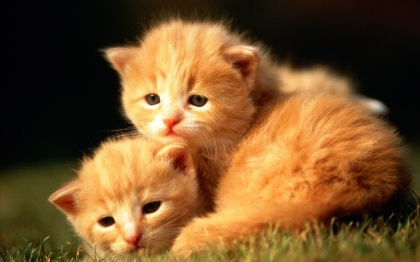
#> input picture cat.jpg, 420 x 262 px, given in place of cat.jpeg, which was not available
$ python '深浅拷贝.py'
#> lines starting #> are read from the running program, lines starting #| are printed output that depends on the picture; after the words box and inside, x2 and y2 are one past the last pixel; in counts of white or black regions, pixels touching at a corner belong together
import cv2
import numpy as np

img = cv2.imread('./cat.jpeg')
#> img is the input picture: shape (262, 420, 3); mean B, G, R 42.1, 82.2, 117.5

#浅拷贝
img2 = img.view()

#深拷贝
img3 = img.copy()

img[10:100, 10:100] = [0, 0, 255]
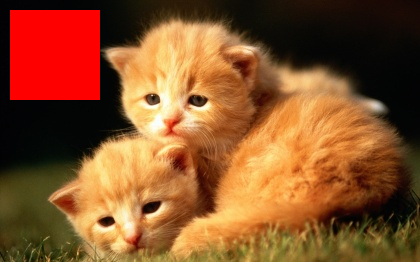
#> img: shape (262, 420, 3); 7.36% of pixels changed, all inside (x1, y1, x2, y2) = (10, 10, 100, 100)

cv2.imshow('img', img)
cv2.imshow('img2', img2)
cv2.imshow('img3', img3)

cv2.waitKey(0)
cv2.destroyAllWindows()

$ run again, with dog.jpg copied over cat.jpg
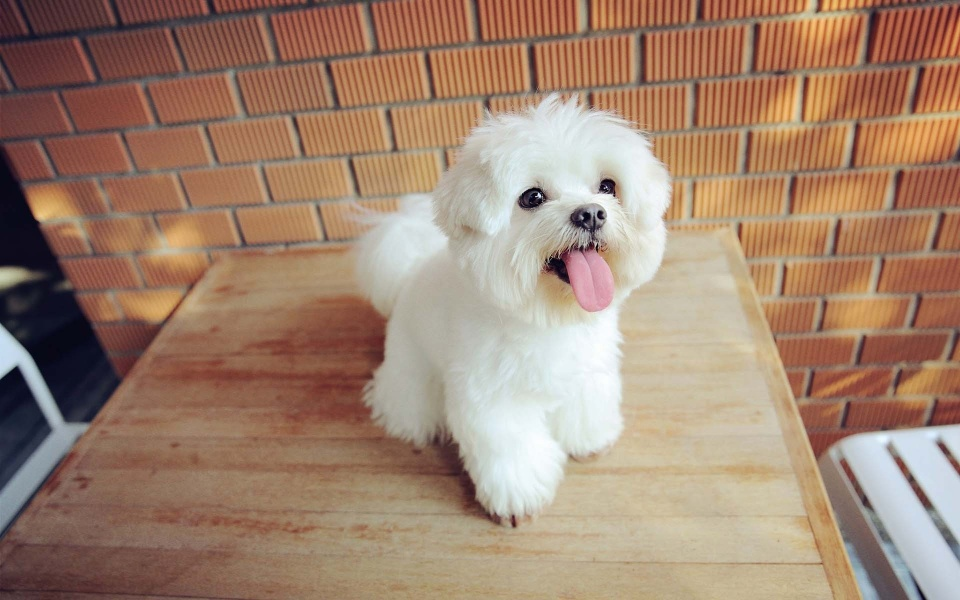
#> input picture dog.jpg, 960 x 600 px, given in place of cat.jpeg, which was not available
#> img is the input picture: shape (600, 960, 3); mean B, G, R 112.7, 132.2, 161.1
#> `img[10:100, 10:100] = [0, 0, 255]`:
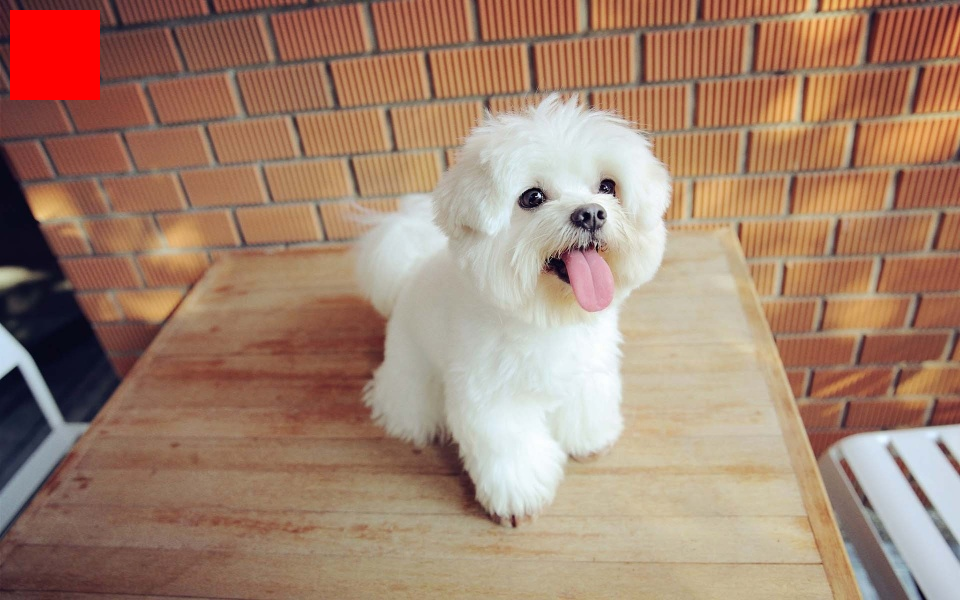
#> img: shape (600, 960, 3); 1.41% of pixels changed, all inside (x1, y1, x2, y2) = (10, 10, 100, 100)

$ run again, with hujiao.jpg copied over cat.jpg
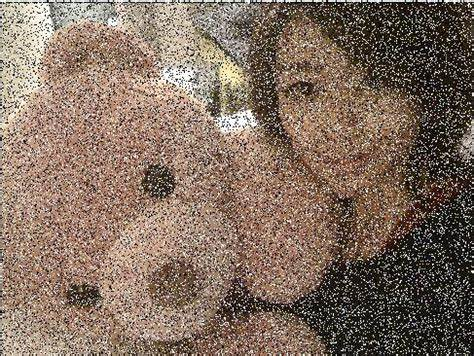
#> input picture hujiao.jpg, 474 x 356 px, given in place of cat.jpeg, which was not available
#> img is the input picture: shape (356, 474, 3); mean B, G, R 97.3, 110.9, 129.8
#> `img[10:100, 10:100] = [0, 0, 255]`:
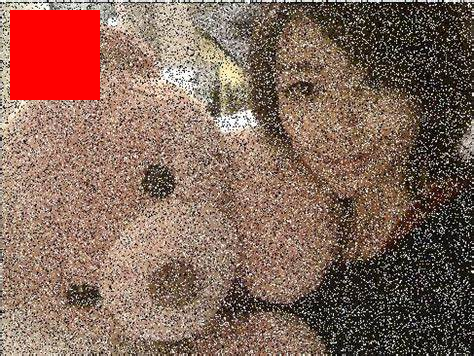
#> img: shape (356, 474, 3); 4.8% of pixels changed, all inside (x1, y1, x2, y2) = (10, 10, 100, 100)
